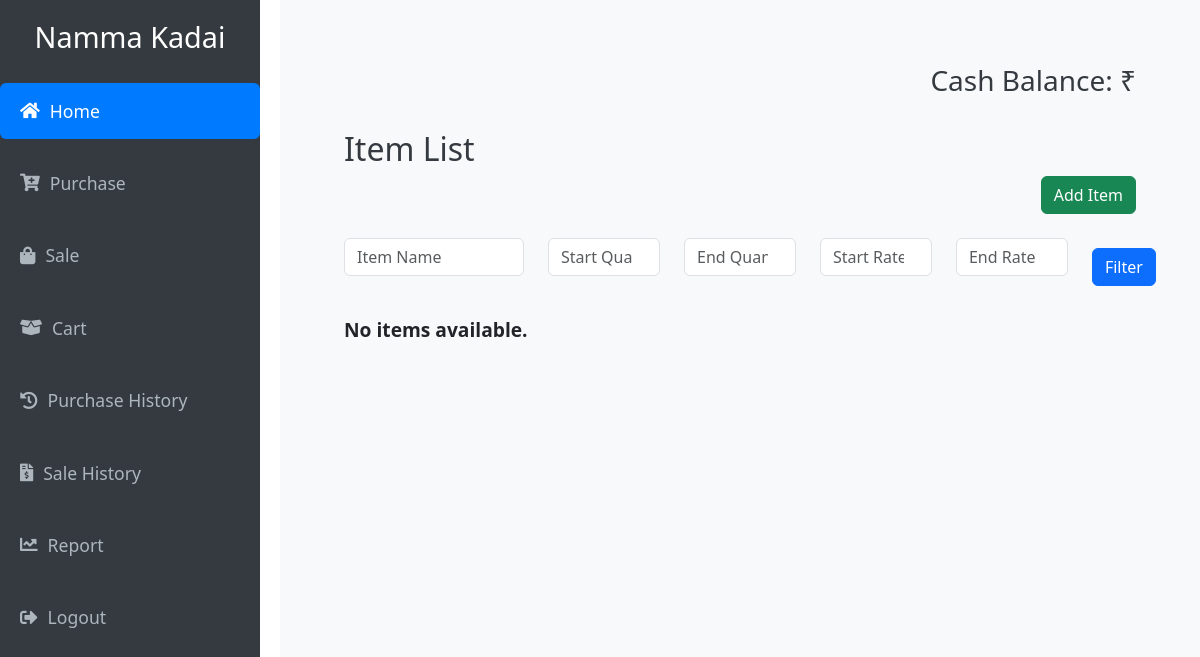
Page / (signed in) on the earlier database version.
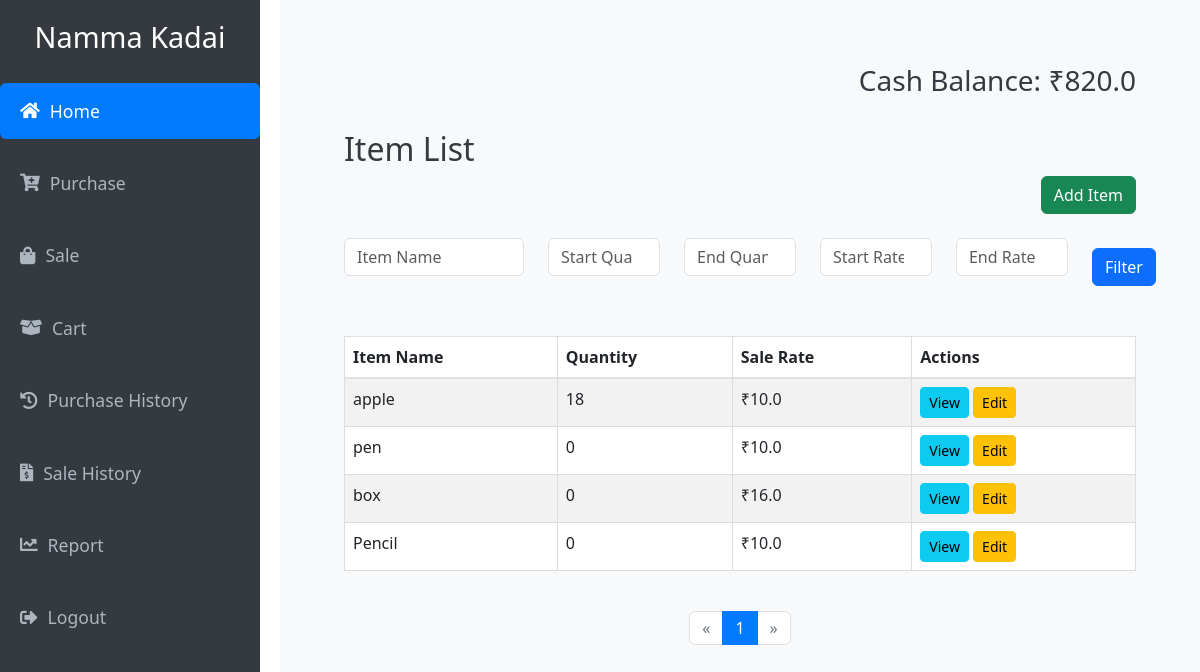
Same page on the later database version.
### Namma_Kadai/models.py (models this page shows)
class Company(db.Model):
    id = db.Column(db.Integer, primary_key=True)
    company_name = db.Column(db.String(150),unique=True, nullable=False)
    cash_balance = db.Column(db.Float, nullable=False, default=1000.00)
    user_id = db.Column(db.Integer, db.ForeignKey('user.id'), nullable=False)
    purchases = db.relationship('Purchase', backref='company_purchase', lazy=True)
    items = db.relationship('Item', backref='company', lazy=True)
    sales = db.relationship('Sales', backref='sales_company', lazy=True)

class Item(db.Model):
    id = db.Column(db.Integer, primary_key=True)
    item_name = db.Column(db.String(150), nullable=False)
    qty = db.Column(db.Integer, nullable=False, default=0)
    rate = db.Column(db.Float, nullable=False,)  # New field for the rate of the item
    company_id = db.Column(db.Integer, db.ForeignKey('company.id'), nullable=False)
    sales = db.relationship('Sales', backref='item_relation', lazy=True)

### Namma_Kadai/routes.py (the view)
@app.route('/', methods=['GET', 'POST'])
@login_required
def home():
    item_name_filter = request.args.get('item_name', '')
    start_rate = request.args.get('start_rate', '')
    end_rate = request.args.get('end_rate', '')
    start_qty = request.args.get('start_qty', '')
    end_qty = request.args.get('end_qty', '')
    query = Item.query
    if item_name_filter:
        query = query.filter(Item.item_name.ilike(f'%{item_name_filter}%'))
    if start_rate:
        query = query.filter(Item.rate >= float(start_rate))
    if end_rate:
        query = query.filter(Item.rate <= float(end_rate))
    if start_qty:
        query = query.filter(Item.qty >= int(start_qty))
    if end_qty:
        query = query.filter(Item.qty <= int(end_qty))
    page = request.args.get('page', 1, type=int)
    pagination = query.paginate(page=page, per_page=5)  # Adjust `per_page` as needed
    items = pagination.items
    return render_template('home.html', items=items, pagination=pagination)

### Namma_Kadai/routes.py (called while the page is built)
@login_manager.user_loader
def load_user(user_id):
    return User.query.get(int(user_id))

### Namma_Kadai/templates/home.html (shortened to what this page needs)
{% extends "base.html" %}
{% block content %}
<div class="container mt-4">
    {% if current_user.is_authenticated %}
    <div class="row mb-4">
        <div class="col-md-12 text-right">
            <h3>Cash Balance: ₹{{ current_user.companies.cash_balance }}</h3>
        </div>
    </div>
    {% endif %}
    <h2>Item List</h2>
    <div class="row mb-4">
        <div class="col-md-12 text-right">
            <button type="button" class="btn btn-success" data-bs-toggle="modal" data-bs-target="#addItemModal">
                Add Item
            </button>
        </div>
    </div>
    <form method="get" action="{{ url_for('home') }}">
        <div class="row mb-4">
            <div class="col-md-3">
                <input type="text" class="form-control" name="item_name" placeholder="Item Name" value="{{ request.args.get('item_name', '') }}">
            </div>
            <div class="col-md-2">
                <input type="number" class="form-control" name="start_qty" placeholder="Start Quantity" value="{{ request.args.get('start_qty', '') }}">
            </div>
            <div class="col-md-2">
                <input type="number" class="form-control" name="end_qty" placeholder="End Quantity" value="{{ request.args.get('end_qty', '') }}">
            </div>
            <div class="col-md-2">
                <input type="number" step="0.01" class="form-control" name="start_rate" placeholder="Start Rate" value="{{ request.args.get('start_rate', '') }}">
            </div>
            <div class="col-md-2">
                <input type="number" step="0.01" class="form-control" name="end_rate" placeholder="End Rate" value="{{ request.args.get('end_rate', '') }}">
            </div>
            <div class="col-md-1">
                <button type="submit" class="btn btn-primary">Filter</button>
            </div>
        </div>
    </form>
    {% if items %}
    <div class="row">
        <div class="col-md-12">
            <table class="table table-striped">
                <thead>
                    <tr>
                        <th>Item Name</th>
                        <th>Quantity</th>
                        <th>Sale Rate</th>
                        <th>Actions</th>
                    </tr>
                </thead>
                <tbody>
                    {% for item in items %}
                    <tr>
                        <td>{{ item.item_name }}</td>
                        <td>{{ item.qty }}</td>
                        <td>₹{{ item.rate }}</td>
                        <td>
                            <a href="{{ url_for('view_item', item_id=item.id) }}" class="btn btn-info btn-sm">View</a>
                            <button type="button" class="btn btn-warning btn-sm" data-bs-toggle="modal" data-bs-target="#editItemModal{{ item.id }}">
                                Edit
                            </button>
                        </td>
                    </tr>
                    {% endfor %}
                </tbody>
            </table>
        </div>
    </div>
    <div class="d-flex justify-content-center mt-4">
        <nav aria-label="Page navigation">
            <ul class="pagination">
                {% if pagination.has_prev %}
                <li class="page-item">
                    <a class="page-link" href="{{ url_for('home', page=pagination.prev_num) }}{% for key, value in request.args.items() if key != 'page' %}&{{ key }}={{ value }}{% endfor %}" aria-label="Previous">
                        <span aria-hidden="true">&laquo;</span>
                    </a>
                </li>
                {% else %}
                <li class="page-item disabled">
                    <span class="page-link">&laquo;</span>
                </li>
                {% endif %}
                {% for page_num in pagination.iter_pages() %}
                {% if page_num %}
                <li class="page-item {% if page_num == pagination.page %}active{% endif %}">
                    <a class="page-link" href="{{ url_for('home', page=page_num) }}{% for key, value in request.args.items() if key != 'page' %}&{{ key }}={{ value }}{% endfor %}">{{ page_num }}</a>
                </li>
                {% else %}
                <li class="page-item disabled"><span class="page-link">...</span></li>
                {% endif %}
                {% endfor %}
                {% if pagination.has_next %}
                <li class="page-item">
                    <a class="page-link" href="{{ url_for('home', page=pagination.next_num) }}{% for key, value in request.args.items() if key != 'page' %}&{{ key }}={{ value }}{% endfor %}" aria-label="Next">
                        <span aria-hidden="true">&raquo;</span>
                    </a>
                </li>
                {% else %}
                <li class="page-item disabled">
                    <span class="page-link">&raquo;</span>
                </li>
                {% endif %}
            </ul>
        </nav>
    </div>
    {% else %}
    <p>No items available.</p>
    {% endif %}
</div>
</div>
{% endblock %}

### Namma_Kadai/templates/base.html (shortened to what this page needs)
<!DOCTYPE html>
<html lang="en">
<head>
    <link href="https://stackpath.bootstrapcdn.com/bootstrap/4.5.2/css/bootstrap.min.css" rel="stylesheet">
    <link href="https://cdnjs.cloudflare.com/ajax/libs/font-awesome/5.15.4/css/all.min.css" rel="stylesheet">
<link href="https://cdn.jsdelivr.net/npm/bootstrap@5.3.0/dist/css/bootstrap.min.css" rel="stylesheet">
</head>
<body>
    {% if current_user.is_authenticated %}
    <div class="sidebar">
        <h3>Namma Kadai</h3>
        <nav class="nav flex-column">
            <a class="nav-link active" href="{{ url_for('home') }}"><i class="fas fa-home"></i> Home</a>
            <a class="nav-link" href="{{ url_for('add_purchases') }}"><i class="fas fa-cart-plus"></i> Purchase</a>
            <a class="nav-link" href="{{ url_for('add_sale') }}"><i class="fas fa-shopping-bag"></i> Sale</a>
            <a class="nav-link" href="{{ url_for('cart') }}"><i class="fas fa-box-open"></i> Cart</a>
            <a class="nav-link" href="{{ url_for('purchase_list') }}"><i class="fas fa-history"></i> Purchase History</a>
            <a class="nav-link" href="{{ url_for('sale_list') }}"><i class="fas fa-file-invoice-dollar"></i> Sale History</a>
            <a class="nav-link" href="{{ url_for('inventory_report') }}"><i class="fas fa-chart-line"></i> Report</a>
            <a class="nav-link" href="{{ url_for('logout') }}"><i class="fas fa-sign-out-alt"></i> Logout</a>
        </nav>
    </div>
    {% endif %}
    <div class="content">
        <div class="container mt-4">
            {% block content %}{% endblock %}
        </div>
</body>
</html>

### Namma_Kadai/templates/base.html (style rules this page uses)
* { box-sizing: border-box; margin: 0; padding: 0; }
body { font-family: 'Arial', sans-serif; background-color: #f8f9fa; color: #343a40; }
.sidebar { height: 100vh; position: fixed; top: 0; left: 0; background-color: #343a40; width: 260px; padding-top: 20px; transition: all 0.3s ease; overflow: hidden; z-index: 1000; }
.sidebar h3 { color: #fff; text-align: center; font-size: 1.8rem; margin-bottom: 20px; }
.sidebar .nav-link { color: #adb5bd; padding: 15px 20px; font-size: 1.1rem; border-radius: 6px; margin: 8px 0; display: flex; align-items: center; transition: background-color 0.3s, color 0.3s; }
.sidebar .nav-link i { margin-right: 10px; }
.sidebar .nav-link.active { background-color: #007bff; color: #ffffff; }
.content { margin-left: 280px; padding: 40px; background-color: #f8f9fa; min-height: 100vh; transition: margin-left 0.3s ease; }
.content h1, .content h2, .content h3 { color: #343a40; }
body { font-family: Arial, sans-serif; background-color: #f8f9fa; color: #343a40; }
h1, h2 { color: #343a40; }
button { margin-top: 10px; }
form { margin-bottom: 30px; }
.remove-row-btn, .btn-secondary, .btn-primary { margin-top: 10px; font-size: 14px; }
.btn-primary { background-color: #007bff; color: white; border: none; }
table { width: 100%; margin-top: 20px; border-collapse: collapse; }
table th, table td { padding: 10px; text-align: left; border: 1px solid #ddd; }
table th { background-color: #f1f1f1; }

Differences in the rows shown:
now on this page (row edited): Company: companies.cash_balance "820.0"
added Item: item_name "apple", qty "18", rate "10.0"
added Item: item_name "pen", qty "0", rate "10.0"
added Item: item_name "box", qty "0", rate "16.0"
added Item: item_name "Pencil", qty "0", rate "10.0"
Other differences:
text no longer shown: "No items available."
text now shown: "Item Name Quantity Sale Rate Actions « »"
new list line: "1"
